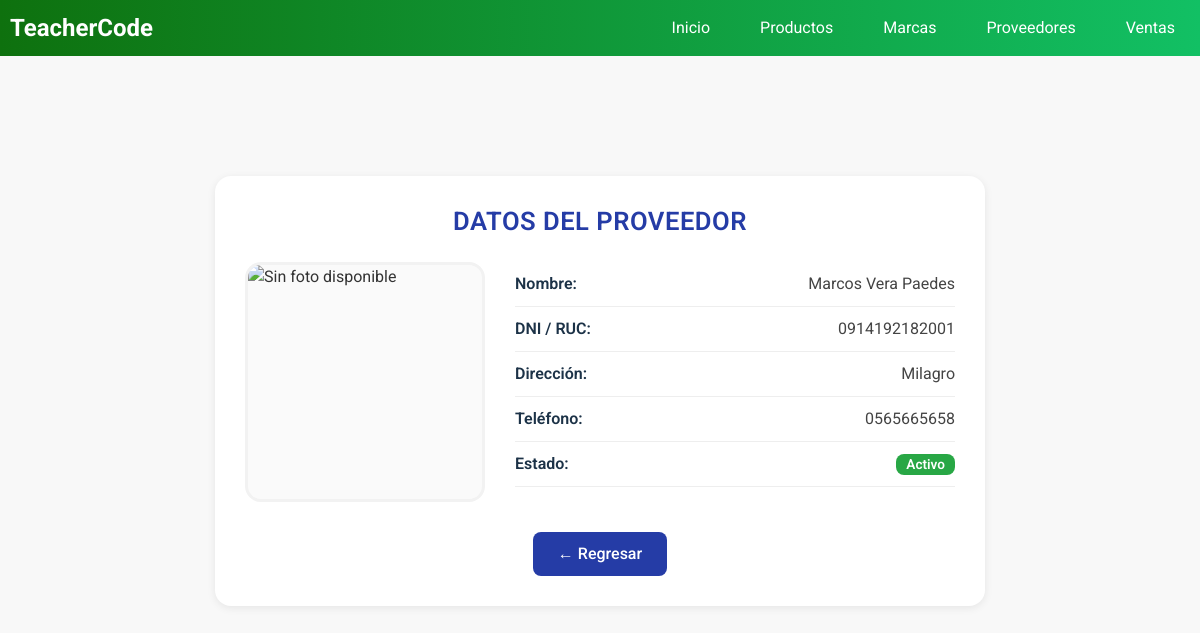
The page /supplier_detail/1/ (signed in) on the database its author committed.
### core/models.py (models this page shows, shortened)
class Supplier(models.Model):
    name = models.CharField(max_length=100)
    ruc = models.CharField(max_length=13)
    address = models.CharField(max_length=200)
    phone = models.CharField(max_length=10,validators=[phone_validator])
    user = models.ForeignKey(User,on_delete=models.PROTECT)
    created = models.DateTimeField(auto_now_add=True)
    updated = models.DateTimeField(auto_now=True)
    state = models.BooleanField('Activo', default = True)
    class Meta:
        verbose_name = 'Proveedor'
        verbose_name_plural = 'Proveedores'

### core/views.py (the view)
# urls.py: path('supplier_detail/<int:pk>/', views.SupplierDetailView.as_view(),name='supplier_detail'),
class SupplierDetailView(LoginRequiredMixin, TitleContextMixin, DetailView):
    model = Supplier
    template_name = "supplier/detail.html"
    context_object_name = "supplier"  # nombre del objeto en el template
    title1 = "Proveedores"
    title2 = "Datos del Proveedor"
    success_url = reverse_lazy("core:supplier_list")

### core/mixins.py (called while the page is built)
    def get_context_data(self, **kwargs):
        context = super().get_context_data(**kwargs)
        if self.title1:
            context["title1"] = self.title1
        if self.title2:
            context["title2"] = self.title2
        return context

### template/supplier/detail.html (shortened to what this page needs)
{% extends 'base.html' %}
{% block content %}
<div class="container">
  <div class="card-detail">
    <h1 class="card-title">{{ title2|upper }}</h1>
    <div class="card-content">
      <div class="card-image">
        {% if supplier.photo %}
          <img src="{{ supplier.photo.url }}" alt="Foto del proveedor {{ supplier.name }}">
        {% else %}
          <img src="https://cdn-icons-png.flaticon.com/512/847/847969.png" alt="Sin foto disponible">
        {% endif %}
      </div>
      <div class="card-body">
        <div class="detail-row">
          <span class="detail-label">Nombre:</span>
          <span class="detail-value">{{ supplier.name }}</span>
        </div>
        <div class="detail-row">
          <span class="detail-label">DNI / RUC:</span>
          <span class="detail-value">{{ supplier.ruc }}</span>
        </div>
        <div class="detail-row">
          <span class="detail-label">Dirección:</span>
          <span class="detail-value">{{ supplier.address }}</span>
        </div>
        <div class="detail-row">
          <span class="detail-label">Teléfono:</span>
          <span class="detail-value">{{ supplier.phone }}</span>
        </div>
        <div class="detail-row">
          <span class="detail-label">Estado:</span>
          <span class="detail-value">
            {% if supplier.state %}
              <span class="badge success">Activo</span>
            {% else %}
              <span class="badge inactive">Inactivo</span>
            {% endif %}
          </span>
        </div>
      </div>
    </div>
    <div class="card-footer">
      <a href="{% url 'core:supplier_list' %}" class="btn-back">← Regresar</a>
    </div>
  </div>
</div>
{% endblock %}

### static/css/main.css (style rules this page uses)
body { font-family: 'Roboto', sans-serif; margin: 0; padding: 0; background-color: #f8f8f8; color: #333333; }
h1, h2, h3, h4, h5, h6 { margin-top: 0; color: rgb(97, 5, 97); }
a { color: #007bff; text-decoration: none; }
.container { margin:10px 20px; }

### template/supplier/detail.html (style rules this page uses)
.container { max-width: 850px; margin: 40px auto; padding: 20px; }
.card-detail { background: #fff; border-radius: 16px; box-shadow: 0 2px 8px rgba(0,0,0,0.08); padding: 30px; transition: 0.3s ease-in-out; }
.card-title { font-size: 1.6rem; font-weight: 600; color: #253CA6; text-align: center; margin-bottom: 25px; letter-spacing: 0.5px; }
.card-content { display: flex; align-items: flex-start; gap: 30px; flex-wrap: wrap; }
.card-image { flex: 1; min-width: 240px; display: flex; justify-content: center; }
.card-image img { width: 240px; height: 240px; object-fit: cover; border-radius: 16px; border: 3px solid #f2f2f2; background-color: #fafafa; }
.card-body { flex: 2; min-width: 300px; }
.detail-row { display: flex; justify-content: space-between; padding: 10px 0; border-bottom: 1px solid #eee; }
.detail-label { font-weight: 600; color: #1C3247; }
.detail-value { color: #444; }
.badge { padding: 4px 10px; border-radius: 8px; font-size: 0.85rem; font-weight: 600; }
.badge.success { background-color: #28a745; color: #fff; }
.card-footer { text-align: center; margin-top: 30px; }
.btn-back { display: inline-block; padding: 10px 25px; border-radius: 8px; background-color: #253CA6; color: #fff; font-weight: 500; text-decoration: none; transition: background 0.3s ease; }

### rows shown on the page
Supplier: name "Marcos Vera Paedes", ruc "0914192182001", address "Milagro", phone "0565665658"

### other values the page prints
{{ title2|upper }} "DATOS DEL PROVEEDOR"
